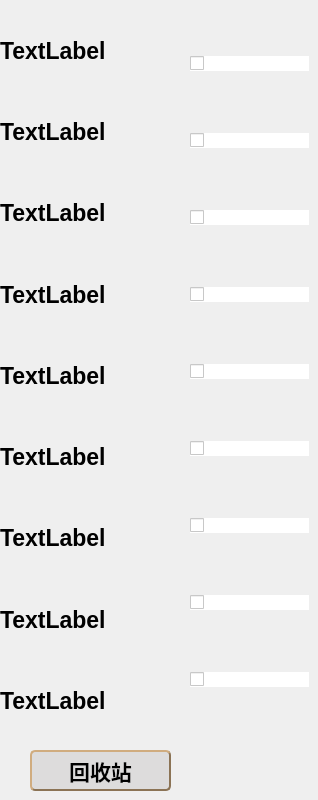
            <widget class="QWidget" name="page_15">
             <widget class="QWidget" name="verticalLayoutWidget_8">
              <property name="geometry">
               <rect>
                <x>0</x>
                <y>20</y>
                <width>191</width>
                <height>711</height>
               </rect>
              </property>
              <layout class="QVBoxLayout" name="verticalLayout_13">
               <property name="spacing">
                <number>20</number>
               </property>
               <item>
                <widget class="QLabel" name="label_41">
                 <property name="styleSheet">
                  <string notr="true">font: bold 23px;
color:rgb(0, 0, 0);</string>
                 </property>
                 <property name="text">
                  <string>TextLabel</string>
                 </property>
                </widget>
               </item>
               <item>
                <widget class="QLabel" name="label_40">
                 <property name="styleSheet">
                  <string notr="true">font: bold 23px;
color:rgb(0, 0, 0);</string>
                 </property>
                 <property name="text">
                  <string>TextLabel</string>
                 </property>
                </widget>
               </item>
               <item>
                <widget class="QLabel" name="label_39">
                 <property name="styleSheet">
                  <string notr="true">font: bold 23px;
color:rgb(0, 0, 0);</string>
                 </property>
                 <property name="text">
                  <string>TextLabel</string>
                 </property>
                </widget>
               </item>
               <item>
                <widget class="QLabel" name="label_38">
                 <property name="styleSheet">
                  <string notr="true">font: bold 23px;
color:rgb(0, 0, 0);</string>
                 </property>
                 <property name="text">
                  <string>TextLabel</string>
                 </property>
                </widget>
               </item>
               <item>
                <widget class="QLabel" name="label_37">
                 <property name="styleSheet">
                  <string notr="true">font: bold 23px;
color:rgb(0, 0, 0);</string>
                 </property>
                 <property name="text">
                  <string>TextLabel</string>
                 </property>
                </widget>
               </item>
               <item>
                <widget class="QLabel" name="label_36">
                 <property name="styleSheet">
                  <string notr="true">font: bold 23px;
color:rgb(0, 0, 0);</string>
                 </property>
                 <property name="text">
                  <string>TextLabel</string>
                 </property>
                </widget>
               </item>
               <item>
                <widget class="QLabel" name="label_35">
                 <property name="styleSheet">
                  <string notr="true">font: bold 23px;
color:rgb(0, 0, 0);</string>
                 </property>
                 <property name="text">
                  <string>TextLabel</string>
                 </property>
                </widget>
               </item>
               <item>
                <widget class="QLabel" name="label_34">
                 <property name="styleSheet">
                  <string notr="true">font: bold 23px;
color:rgb(0, 0, 0);</string>
                 </property>
                 <property name="text">
                  <string>TextLabel</string>
                 </property>
                </widget>
               </item>
               <item>
                <widget class="QLabel" name="label_33">
                 <property name="styleSheet">
                  <string notr="true">font: bold 23px;
color:rgb(0, 0, 0);</string>
                 </property>
                 <property name="text">
                  <string>TextLabel</string>
                 </property>
                </widget>
               </item>
              </layout>
             </widget>
             <widget class="QWidget" name="verticalLayoutWidget_9">
              <property name="geometry">
               <rect>
                <x>190</x>
                <y>0</y>
                <width>119</width>
                <height>751</height>
               </rect>
              </property>
              <layout class="QVBoxLayout" name="verticalLayout_14">
               <property name="bottomMargin">
                <number>0</number>
               </property>
               <item>
                <widget class="QCheckBox" name="checkBox_9">
                 <property name="styleSheet">
                  <string notr="true">QCheckBox {
    background-color: white;
    color: white;

}
QCheckBox::indicator:unchecked {
    background-color: rgb(242, 242, 249);
    color:rgb(242, 242, 249);
    image: url(:/C:/Users/DELL/Desktop/unchecked.png); 
    width: 26px;
    height: 26px;
}
QCheckBox::indicator:checked {
    image: url(:/C:/Users/DELL/Desktop/checked.png); 
    width: 26px;
    height: 26px;
}
</string>
                 </property>
                 <property name="text">
                  <string/>
                 </property>
                </widget>
               </item>
               <item>
                <widget class="QCheckBox" name="checkBox_2">
                 <property name="styleSheet">
                  <string notr="true">QCheckBox {
    background-color: white;
    color: white;

}
QCheckBox::indicator:unchecked {
    background-color: rgb(242, 242, 249);
    color:rgb(242, 242, 249);
    image: url(:/C:/Users/DELL/Desktop/unchecked.png); 
    width: 26px;
    height: 26px;
}
QCheckBox::indicator:checked {
    image: url(:/C:/Users/DELL/Desktop/checked.png); 
    width: 26px;
    height: 26px;
}
</string>
                 </property>
                 <property name="text">
                  <string/>
                 </property>
                </widget>
               </item>
               <item>
                <widget class="QCheckBox" name="checkBox_8">
                 <property name="styleSheet">
                  <string notr="true">QCheckBox {
    background-color: white;
    color: white;

}
QCheckBox::indicator:unchecked {
    background-color: rgb(242, 242, 249);
    color:rgb(242, 242, 249);
    image: url(:/C:/Users/DELL/Desktop/unchecked.png); 
    width: 26px;
    height: 26px;
}
QCheckBox::indicator:checked {
    image: url(:/C:/Users/DELL/Desktop/checked.png); 
    width: 26px;
    height: 26px;
}
</string>
                 </property>
                 <property name="text">
                  <string/>
                 </property>
                </widget>
               </item>
               <item>
                <widget class="QCheckBox" name="checkBox_7">
                 <property name="styleSheet">
                  <string notr="true">QCheckBox {
    background-color: white;
    color: white;

}
QCheckBox::indicator:unchecked {
    background-color: rgb(242, 242, 249);
    color:rgb(242, 242, 249);
    image: url(:/C:/Users/DELL/Desktop/unchecked.png); 
    width: 26px;
    height: 26px;
}
QCheckBox::indicator:checked {
    image: url(:/C:/Users/DELL/Desktop/checked.png); 
    width: 26px;
    height: 26px;
}
</string>
                 </property>
                 <property name="text">
                  <string/>
                 </property>
                </widget>
               </item>
               <item>
                <widget class="QCheckBox" name="checkBox_6">
                 <property name="styleSheet">
                  <string notr="true">QCheckBox {
    background-color: white;
    color: white;

}
QCheckBox::indicator:unchecked {
    background-color: rgb(242, 242, 249);
    color:rgb(242, 242, 249);
    image: url(:/C:/Users/DELL/Desktop/unchecked.png); 
    width: 26px;
    height: 26px;
}
QCheckBox::indicator:checked {
    image: url(:/C:/Users/DELL/Desktop/checked.png); 
    width: 26px;
    height: 26px;
}
</string>
                 </property>
                 <property name="text">
                  <string/>
                 </property>
                </widget>
               </item>
               <item>
                <widget class="QCheckBox" name="checkBox_5">
                 <property name="styleSheet">
                  <string notr="true">QCheckBox {
    background-color: white;
    color: white;

}
QCheckBox::indicator:unchecked {
    background-color: rgb(242, 242, 249);
    color:rgb(242, 242, 249);
    image: url(:/C:/Users/DELL/Desktop/unchecked.png); 
    width: 26px;
    height: 26px;
}
QCheckBox::indicator:checked {
    image: url(:/C:/Users/DELL/Desktop/checked.png); 
    width: 26px;
    height: 26px;
}
</string>
                 </property>
                 <property name="text">
                  <string/>
                 </property>
                </widget>
               </item>
               <item>
                <widget class="QCheckBox" name="checkBox_4">
                 <property name="styleSheet">
                  <string notr="true">QCheckBox {
    background-color: white;
    color: white;

}
QCheckBox::indicator:unchecked {
    background-color: rgb(242, 242, 249);
    color:rgb(242, 242, 249);
    image: url(:/C:/Users/DELL/Desktop/unchecked.png); 
    width: 26px;
    height: 26px;
}
QCheckBox::indicator:checked {
    image: url(:/C:/Users/DELL/Desktop/checked.png); 
    width: 26px;
    height: 26px;
}
</string>
                 </property>
                 <property name="text">
                  <string/>
                 </property>
                </widget>
               </item>
               <item>
                <widget class="QCheckBox" name="checkBox_3">
                 <property name="styleSheet">
                  <string notr="true">QCheckBox {
    background-color: white;
    color: white;

}
QCheckBox::indicator:unchecked {
    background-color: rgb(242, 242, 249);
    color:rgb(242, 242, 249);
    image: url(:/C:/Users/DELL/Desktop/unchecked.png); 
    width: 26px;
    height: 26px;
}
QCheckBox::indicator:checked {
    image: url(:/C:/Users/DELL/Desktop/checked.png); 
    width: 26px;
    height: 26px;
}
</string>
                 </property>
                 <property name="text">
                  <string/>
                 </property>
                </widget>
               </item>
               <item>
                <widget class="QCheckBox" name="checkBox">
                 <property name="styleSheet">
                  <string notr="true">QCheckBox {
    background-color: white;
    color: white;

}
QCheckBox::indicator:unchecked {
    background-color: rgb(242, 242, 249);
    color:rgb(242, 242, 249);
    image: url(:/C:/Users/DELL/Desktop/unchecked.png); 
    width: 26px;
    height: 26px;
}
QCheckBox::indicator:checked {
    image: url(:/C:/Users/DELL/Desktop/checked.png); 
    width: 26px;
    height: 26px;
}
</string>
                 </property>
                 <property name="text">
                  <string/>
                 </property>
                </widget>
               </item>
              </layout>
             </widget>
             <widget class="QPushButton" name="pushButton_4">
              <property name="geometry">
               <rect>
                <x>30</x>
                <y>750</y>
                <width>141</width>
                <height>41</height>
               </rect>
              </property>
              <property name="styleSheet">
               <string notr="true">QPushButton
{
	background-color: rgb(221, 220, 220); /*背景色*/ 
	border-style: outset;
	border-width: 2px;
	border-radius:5px; /*边界圆滑*/
	border-color: #8B7355;
	font: bold 21px;
	min-width:2em;
	color:black; /*字体颜色*/
    height:35px;
	padding: 5px;
}
 
QPushButton:hover
{
	background-color: rgb(172, 171, 170);
}
 
QPushButton:pressed
{
	background-color: rgb(161, 158, 160); /*伪状态经过时背景色*/ 
	border-style: inset;
}
QPushButton:!enabled{
	background-color: rgb(161, 158, 160);
	border-style: inset;
}</string>
              </property>
              <property name="text">
               <string>回收站</string>
              </property>
             </widget>
            </widget>
